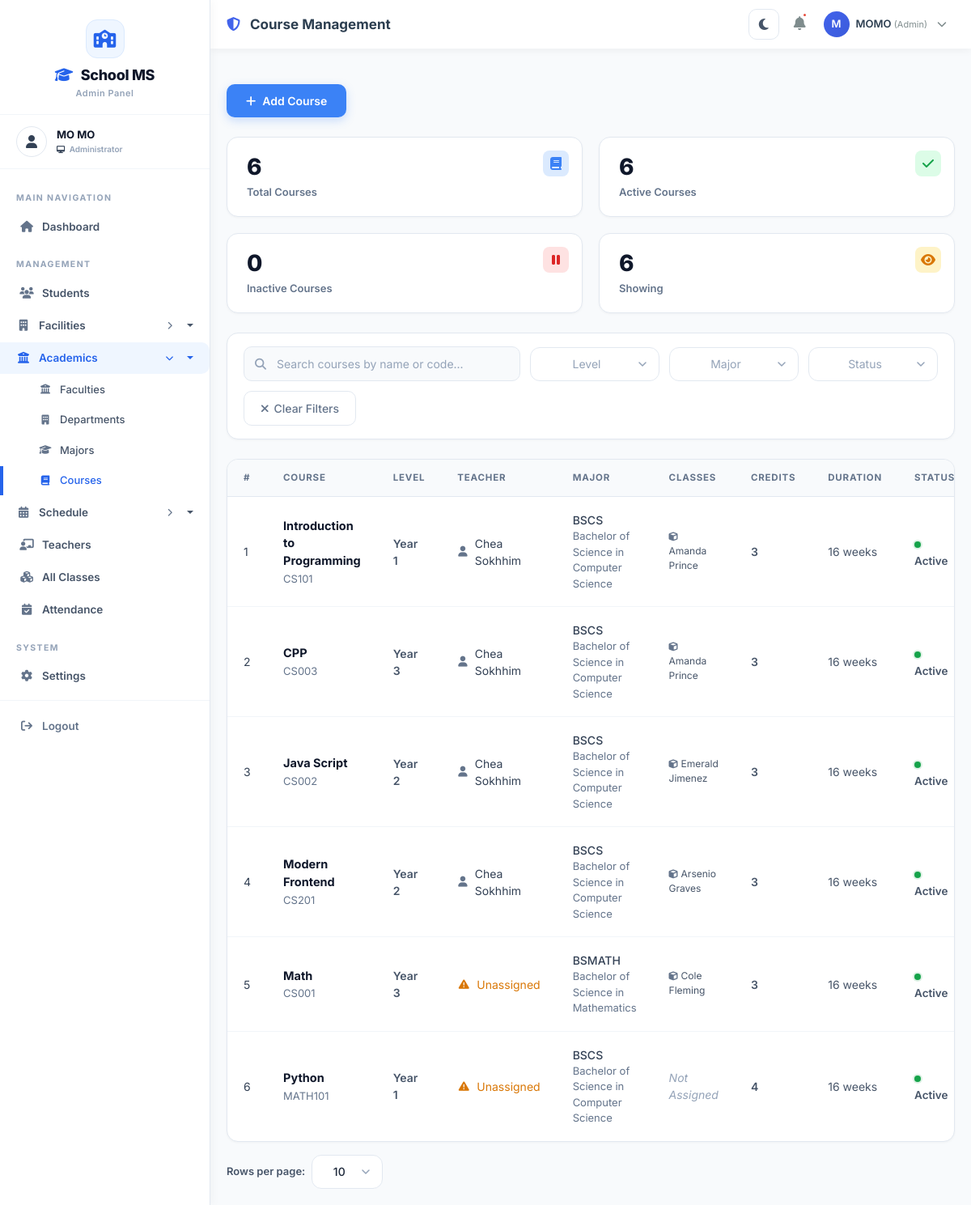
/courses/ (signed in), run on an earlier commit of the app's database.
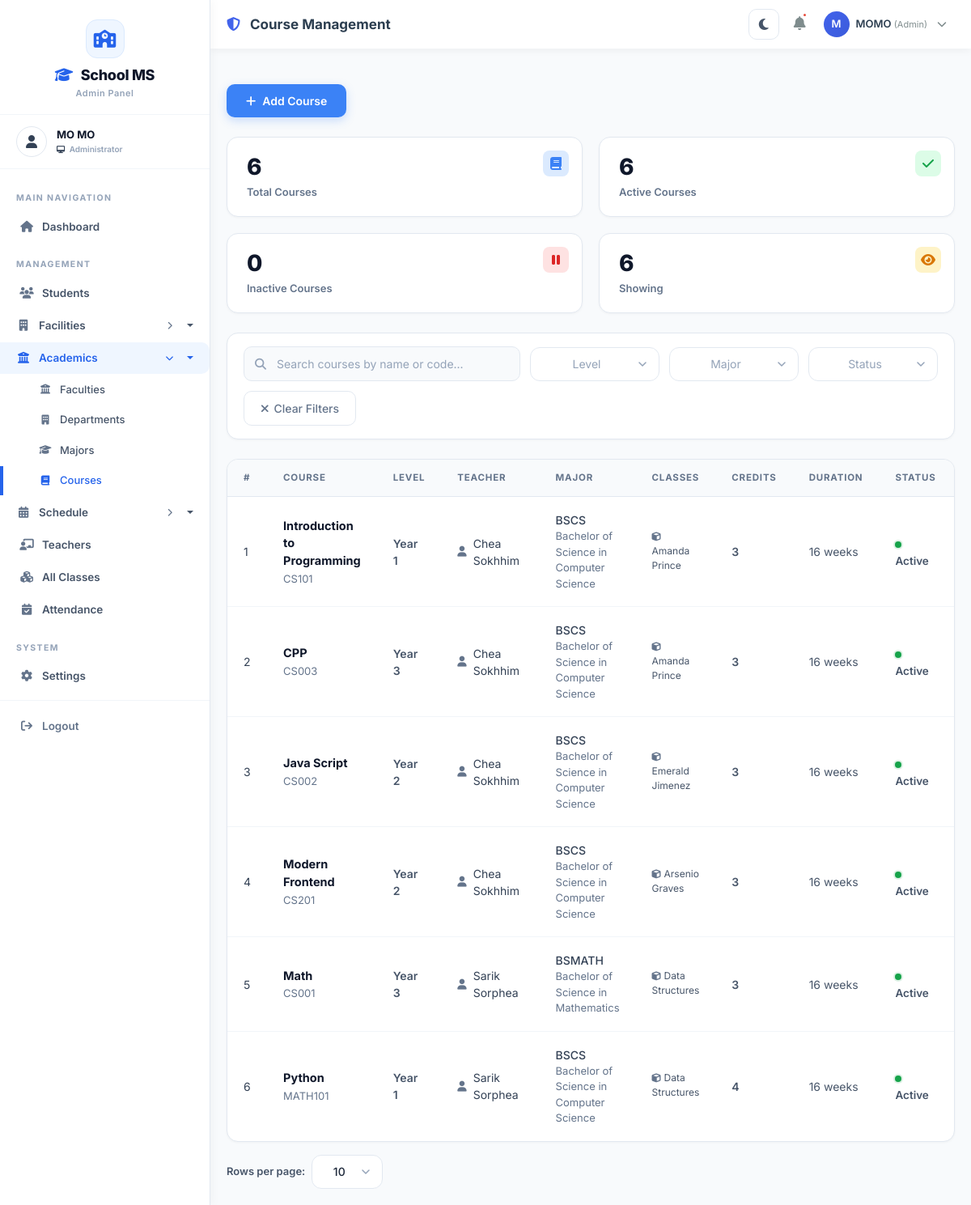
And on a later commit of the database.
### courses/models.py (models this page shows, shortened)
class Course(models.Model):
    LEVEL_CHOICES = [
        ('100', 'Year 1'),
        ('200', 'Year 2'),
        ('300', 'Year 3'),
        ('400', 'Year 4'),
        ('500', 'Year 5'),
    ]
    course_id = models.CharField(max_length=20, unique=True, editable=False)
    code = models.CharField(max_length=20, unique=True)
    name = models.CharField(max_length=200)
    description = models.TextField()
    credits = models.IntegerField()
    level = models.CharField(max_length=10, choices=LEVEL_CHOICES, default='100')
    duration = models.CharField(max_length=50, default='12 weeks')
    fee = models.DecimalField(max_digits=10, decimal_places=2, default=0.00)
    major = models.ForeignKey(
        Major,
        on_delete=models.SET_NULL,
        null=True,
        blank=True,
        related_name='courses'
    )
    teacher = models.ForeignKey(
        Teacher,
        on_delete=models.SET_NULL,
        null=True,
        blank=True,
        related_name='courses'
    )
    prerequisites = models.ManyToManyField('self', symmetrical=False, blank=True)
    time_slots = models.ManyToManyField(
        'classes.TimeSlot',
        blank=True,
        related_name='course_time_slots'
    )
    is_active = models.BooleanField(default=True)
    created_at = models.DateTimeField(auto_now_add=True)
    updated_at = models.DateTimeField(auto_now=True)
    class Meta:
        ordering = ['code']

class Major(models.Model):
    DEGREE_TYPES = [
        ('bachelor', 'Bachelor'),
        ('master', 'Master'),
        ('phd', 'PhD'),
        ('diploma', 'Diploma'),
        ('certificate', 'Certificate'),
    ]
    name = models.CharField(max_length=200)
    code = models.CharField(max_length=20, unique=True)
    degree_type = models.CharField(max_length=20, choices=DEGREE_TYPES, default='bachelor')
    description = models.TextField(blank=True, null=True)
    department = models.ForeignKey(Department, on_delete=models.CASCADE, related_name='majors')
    duration = models.IntegerField(help_text="Duration in years")
    total_credits = models.IntegerField(help_text="Total credits required to graduate")
    is_active = models.BooleanField(default=True)
    created_at = models.DateTimeField(auto_now_add=True)
    updated_at = models.DateTimeField(auto_now=True)
    class Meta:
        ordering = ['name']

### teachers/models.py (models this page shows, shortened)
class Teacher(models.Model):
    GENDER_CHOICES = [
        ('M', 'Male'),
        ('F', 'Female'),
        ('O', 'Other')
    ]
    POSITION_CHOICES = [
        ('dean', '👑 Dean'),
        ('associate_dean', 'Associate Dean'),
        ('department_head', 'Department Head'),
        ('professor', 'Professor'),
        ('associate_professor', 'Associate Professor'),
        ('assistant_professor', 'Assistant Professor'),
        ('lecturer', 'Lecturer'),
        ('instructor', 'Instructor'),
        ('teaching_assistant', 'Teaching Assistant'),
    ]
    user = models.OneToOneField(User, on_delete=models.CASCADE, related_name='teacher_profile', null=True, blank=True)
    teacher_id = models.CharField(max_length=20, unique=True)
    first_name = models.CharField(max_length=100)
    last_name = models.CharField(max_length=100)
    date_of_birth = models.DateField()
    gender = models.CharField(max_length=10, choices=GENDER_CHOICES)
    phone = models.CharField(max_length=15)
    email = models.EmailField()
    address = models.TextField(blank=True, null=True)
    profile_picture = models.ImageField(upload_to='teachers/', blank=True, null=True)
    qualification = models.CharField(max_length=200, blank=True, null=True)
    specialization = models.CharField(max_length=200, blank=True, null=True)
    years_of_experience = models.IntegerField(default=0)
    position = models.CharField(
        max_length=50,
        choices=POSITION_CHOICES,
        default='lecturer',
        help_text="Current position/rank of the teacher"
    )
    hired_date = models.DateField(null=True, blank=True)
    is_active = models.BooleanField(default=True)
    created_at = models.DateTimeField(auto_now_add=True)
    updated_at = models.DateTimeField(auto_now=True)
    def get_full_name(self):
        return f"{self.first_name} {self.last_name}"
    class Meta:
        ordering = ['first_name', 'last_name']

### classes/models.py (models this page shows, shortened)
class Class(models.Model):
    name = models.CharField(max_length=100)
    section = models.CharField(max_length=10, blank=True, null=True)
    code = models.CharField(max_length=20, unique=True, blank=True, null=True)
    building = models.ForeignKey(Building, on_delete=models.SET_NULL, null=True, blank=True, related_name='classes')
    floor = models.ForeignKey(Floor, on_delete=models.SET_NULL, null=True, blank=True, related_name='classes')
    room = models.ForeignKey(Room, on_delete=models.SET_NULL, null=True, blank=True, related_name='classes')
    room_number = models.CharField(max_length=20, blank=True, null=True)
    time_slots = models.ManyToManyField(TimeSlot, blank=True, related_name='classes')
    schedule = models.CharField(max_length=100, blank=True, null=True)
    start_time = models.TimeField(blank=True, null=True)
    end_time = models.TimeField(blank=True, null=True)
    days = models.CharField(max_length=50, blank=True, null=True)
    term = models.ForeignKey(Term, on_delete=models.SET_NULL, null=True, blank=True, related_name='classes')
    term_type = models.CharField(max_length=20, choices=Term.TERM_TYPES, blank=True, null=True)
    academic_year = models.CharField(max_length=20, blank=True, null=True)
    capacity = models.IntegerField(default=30)
    teacher = models.ForeignKey(Teacher, on_delete=models.SET_NULL, null=True, blank=True, related_name='classes')
    courses = models.ManyToManyField(
        'courses.Course',
        blank=True,
        related_name='class_offerings'  # This is the reverse name
    )
    is_active = models.BooleanField(default=True)
    start_date = models.DateField(blank=True, null=True)
    end_date = models.DateField(blank=True, null=True)
    created_at = models.DateTimeField(auto_now_add=True)
    updated_at = models.DateTimeField(auto_now=True)
    class Meta:
        verbose_name_plural = "Classes"
        ordering = ['name']

### courses/views.py (the view, shortened to what this page needs)
# urls.py: path('', views.course_list, name='course_list'),
@login_required
@admin_required
def course_list(request):
    courses = Course.objects.all()
    form = CourseSearchForm(request.GET or None)
    total_courses = Course.objects.count()
    active_courses = Course.objects.filter(is_active=True).count()
    inactive_courses = Course.objects.filter(is_active=False).count()
    per_page = request.GET.get('per_page', '10')
    try:
        per_page = int(per_page)
    except (TypeError, ValueError):
        per_page = 10
    if per_page not in (5, 10, 20):
        per_page = 10
    paginator = Paginator(courses, per_page)
    page = request.GET.get('page')
    courses_page = paginator.get_page(page)
    context = {
        'courses': courses_page,
        'per_page': per_page,
        'form': form,
        'total_courses': total_courses,
        'active_courses': active_courses,
        'inactive_courses': inactive_courses,
        'majors': Major.objects.filter(is_active=True).select_related('department'),
    }
    return render(request, 'Backend/admin/course/course_list.html', context)

### classes/context_processors.py (called while the page is built)
def sidebar_counts(request):
    return {
        'total_buildings': Building.objects.filter(is_active=True).count(),
        'total_floors': Floor.objects.filter(is_active=True).count(),
        'total_rooms': Room.objects.filter(is_active=True).count(),
        'total_terms': Term.objects.filter(is_active=True).count(),
        'total_timeslots': TimeSlot.objects.filter(is_active=True).count(),
    }

### templates/Backend/admin/course/course_list.html (shortened to what the changed rows need)
{% extends 'Backend/layouts/admin_layout.html' %}
{% load static %}
{% block content %}
<div class="table-container">
    <div class="table-responsive">
        <table class="data-table">
            <thead>
                <tr>
                    <th style="width: 50px;">#</th>
                    <th>Course</th>
                    <th>Level</th>
                    <th>Teacher</th>
                    <th>Major</th>
                    <th>Classes</th>
                    <th>Credits</th>
                    <th>Duration</th>
                    <th>Status</th>
                    <th style="width: 120px;">Actions</th>
                </tr>
            </thead>
            <tbody id="tableBody">
                {% for course in courses %}
                <tr class="course-row" data-name="{{ course.name|lower }}" data-code="{{ course.code|lower }}"
                    data-level="{{ course.level }}" data-major="{{ course.major.id|default:'' }}"
                    data-status="{% if course.is_active %}active{% else %}inactive{% endif %}">
                    <td>{{ forloop.counter }}</td>
                    <td>
                        <div>
                            <div class="course-name-main">{{ course.name }}</div>
                            <div class="course-meta">{{ course.course_id }}</div>
                        </div>
                    </td>
                    <td>
                        <span style="font-weight: 600; color: #475569;">{{ course.get_level_display }}</span>
                    </td>
                    <td>
                        {% if course.teacher %}
                        <span class="instructor-cell">
                            <i class="fas fa-user"></i>
                            {{ course.teacher.get_full_name }}
                        </span>
                        {% else %}
                        <span class="instructor-cell unassigned">
                            <i class="fas fa-exclamation-triangle"></i>
                            Unassigned
                        </span>
                        {% endif %}
                    </td>
                    <td>
                        {% if course.major %}
                        <div style="font-weight: 500; color: #334155;">{{ course.major.code }}</div>
                        <div style="font-size: 13px; color: #64748b;">{{ course.major.name }}</div>
                        {% else %}
                        <span style="color: #94a3b8;">—</span>
                        {% endif %}
                    </td>
                    <td>
                        {% if course.class_offerings.exists %}
                        {% for class in course.class_offerings.all %}
                        <span style="font-size: 12px; color: #475569; display: inline-block; margin-bottom: 2px;">
                            <i class="fas fa-cube" style="color: #64748b; font-size: 11px; margin-right: 4px;"></i>{{ class.name }}
                        </span><br>
                        {% endfor %}
                        {% else %}
                        <span style="color: #94a3b8; font-style: italic;">Not Assigned</span>
                        {% endif %}
                    </td>
                    <td>
                        <span style="font-weight: 600; color: #475569;">{{ course.credits }}</span>
                    </td>
                    <td>
                        <span style="color: #475569;">{{ course.duration }}</span>
                    </td>
                    <td>
                        <span class="status-text">
                            <span class="status-dot {% if course.is_active %}active{% else %}inactive{% endif %}"></span>
                            {% if course.is_active %}Active{% else %}Inactive{% endif %}
                        </span>
                    </td>
                    <td>
                    </td>
                </tr>
                {% endfor %}
            </tbody>
        </table>
    </div>
</div>
{% endblock %}

What changed in the data, as far as the page shows it:
changed Course "Math": loses Class (name "Cole Fleming"); gains Class (name "Data Structures"); teacher.get_full_name (not shown) → "Sarik Sorphea"; no longer shows "Unassigned"
changed Course "Python": gains Class (name "Data Structures"); teacher.get_full_name (not shown) → "Sarik Sorphea"; no longer shows "Unassigned"; no longer shows "Not Assigned"
